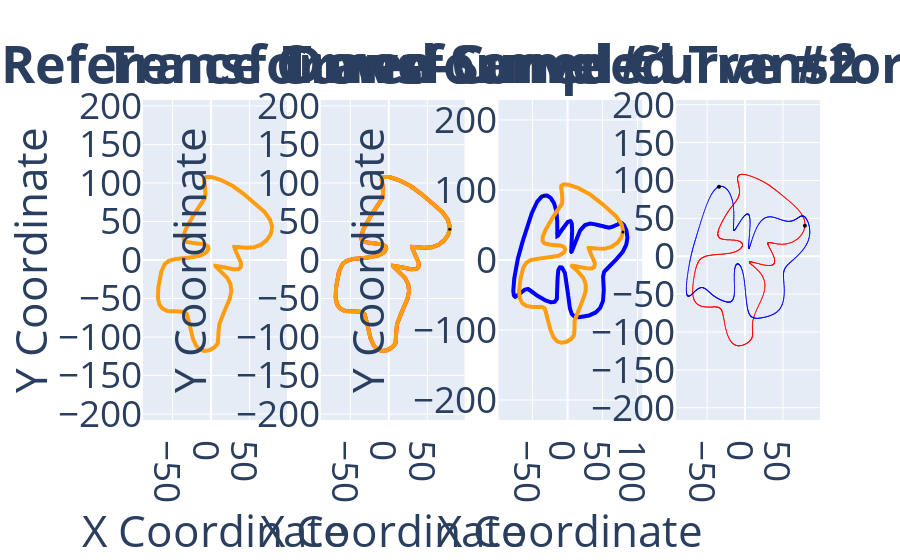
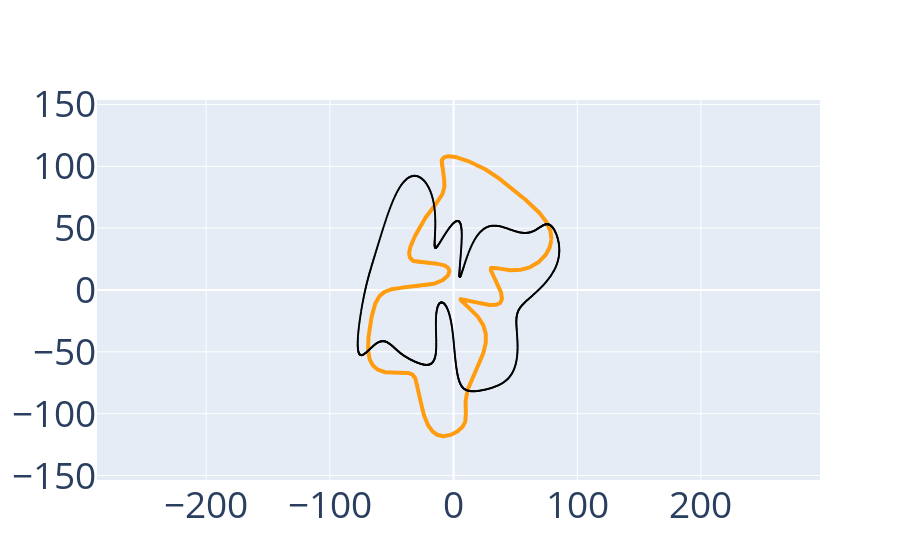
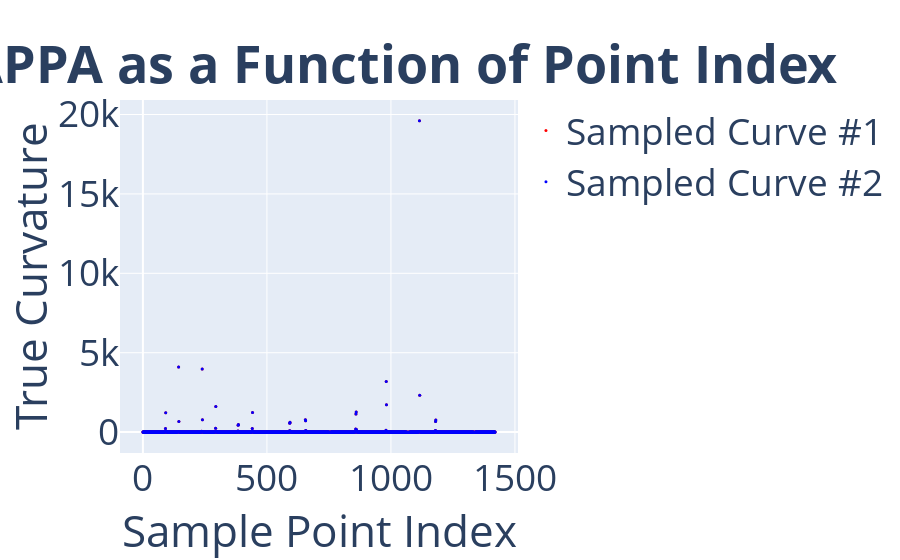
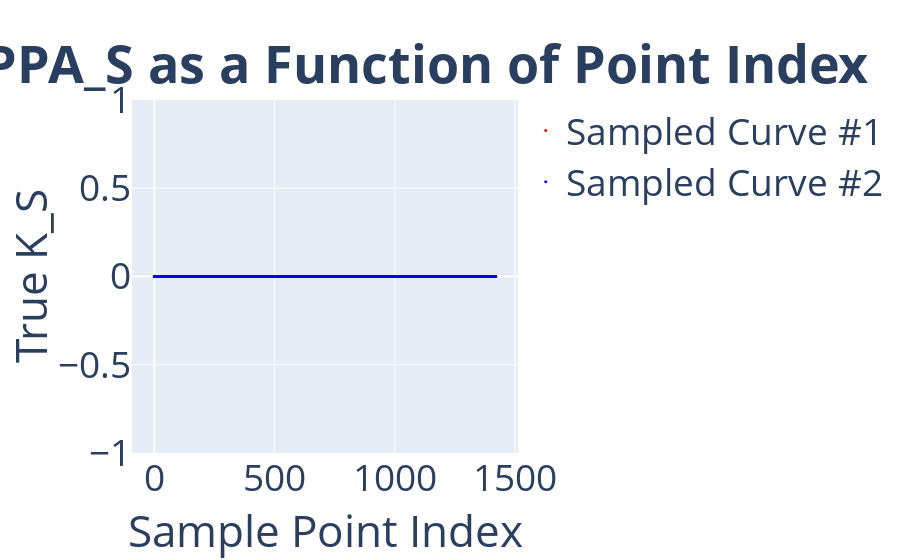

Notebook cell for these charts, in order:
### Markdown cell above
# EVALUATE SIGNATURES

### Code cell
plot_utils.plot_curve_comparisons(
    curve_records=curve_records, 
    curve_colors=curve_colors,
    sampling_ratio=sampling_ratio,
    transformation_group_type=group,
    plot_to_screen=True,
    normalize_signature=False)

### Figure 1 — Plotly figure (JSON) as saved in the notebook; plotly's stock layout.template omitted (floating-point values rounded to 4 significant figures; data arrays with more than 128 entries replaced by an {"elided": "..."} marker saying what was removed)
{"data": [{"line": {"color": "#FF9D11", "width": 4}, "marker": {"size": 2}, "mode": "lines+markers", "name": "Reference Curve", "type": "scatter", "x": {"elided": "1421 float values"}, "xaxis": "x", "y": {"elided": "1421 float values"}, "yaxis": "y"}, {"line": {"color": "#FF0000", "width": 4}, "marker": {"size": 2}, "mode": "lines+markers", "name": "Transformed Curve #1", "type": "scatter", "x": {"elided": "1421 float values"}, "xaxis": "x2", "y": {"elided": "1421 float values"}, "yaxis": "y2"}, {"hoverinfo": "skip", "marker": {"cmax": 1421, "cmin": 0, "color": "black", "colorscale": [[0, "#ff0000"], [0.1111, "#ffa700"], [0.2222, "#afff00"], [0.3333, "#08ff00"], [0.4444, "#00ff9f"], [0.5556, "#00b7ff"], [0.6667, "#0010ff"], [0.7778, "#9700ff"], [0.8889, "#ff00bf"], [1, "#ff0000"]], "size": 3}, "mode": "markers", "name": "", "type": "scatter", "x": [79.01], "xaxis": "x2", "y": [40.09], "yaxis": "y2"}, {"line": {"color": "#FF9D11", "width": 4}, "marker": {"size": 2}, "mode": "lines+markers", "name": "", "type": "scatter", "x": {"elided": "1421 float values"}, "xaxis": "x2", "y": {"elided": "1421 float values"}, "yaxis": "y2"}, {"hoverinfo": "skip", "marker": {"cmax": 1421, "cmin": 0, "color": "black", "colorscale": [[0, "#ff0000"], [0.1111, "#ffa700"], [0.2222, "#afff00"], [0.3333, "#08ff00"], [0.4444, "#00ff9f"], [0.5556, "#00b7ff"], [0.6667, "#0010ff"], [0.7778, "#9700ff"], [0.8889, "#ff00bf"], [1, "#ff0000"]], "size": 3}, "mode": "markers", "name": "", "type": "scatter", "x": [79.01], "xaxis": "x2", "y": [40.09], "yaxis": "y2"}, {"hoverinfo": "skip", "marker": {"cmax": 1421, "cmin": 0, "color": "#FF0000", "colorscale": [[0, "#ff0000"], [0.1111, "#ffa700"], [0.2222, "#afff00"], [0.3333, "#08ff00"], [0.4444, "#00ff9f"], [0.5556, "#00b7ff"], [0.6667, "#0010ff"], [0.7778, "#9700ff"], [0.8889, "#ff00bf"], [1, "#ff0000"]], "size": 1}, "mode": "markers", "name": "", "type": "scatter", "x": {"elided": "1421 float values"}, "xaxis": "x4", "y": {"elided": "1421 float values"}, "yaxis": "y4"}, {"hoverinfo": "skip", "marker": {"cmax": 1421, "cmin": 0, "color": "black", "colorscale": [[0, "#ff0000"], [0.1111, "#ffa700"], [0.2222, "#afff00"], [0.3333, "#08ff00"], [0.4444, "#00ff9f"], [0.5556, "#00b7ff"], [0.6667, "#0010ff"], [0.7778, "#9700ff"], [0.8889, "#ff00bf"], [1, "#ff0000"]], "size": 4}, "mode": "markers", "name": "", "type": "scatter", "x": [79.01], "xaxis": "x4", "y": [40.09], "yaxis": "y4"}, {"line": {"color": "#0000FF", "width": 4}, "marker": {"size": 2}, "mode": "lines+markers", "name": "Transformed Curve #2", "type": "scatter", "x": {"elided": "1421 float values"}, "xaxis": "x3", "y": {"elided": "1421 float values"}, "yaxis": "y3"}, {"hoverinfo": "skip", "marker": {"cmax": 1421, "cmin": 0, "color": "black", "colorscale": [[0, "#ff0000"], [0.1111, "#ffa700"], [0.2222, "#afff00"], [0.3333, "#08ff00"], [0.4444, "#00ff9f"], [0.5556, "#00b7ff"], [0.6667, "#0010ff"], [0.7778, "#9700ff"], [0.8889, "#ff00bf"], [1, "#ff0000"]], "size": 3}, "mode": "markers", "name": "", "type": "scatter", "x": [-34.39], "xaxis": "x3", "y": [91.8], "yaxis": "y3"}, {"line": {"color": "#FF9D11", "width": 4}, "marker": {"size": 2}, "mode": "lines+markers", "name": "", "type": "scatter", "x": {"elided": "1421 float values"}, "xaxis": "x3", "y": {"elided": "1421 float values"}, "yaxis": "y3"}, {"hoverinfo": "skip", "marker": {"cmax": 1421, "cmin": 0, "color": "black", "colorscale": [[0, "#ff0000"], [0.1111, "#ffa700"], [0.2222, "#afff00"], [0.3333, "#08ff00"], [0.4444, "#00ff9f"], [0.5556, "#00b7ff"], [0.6667, "#0010ff"], [0.7778, "#9700ff"], [0.8889, "#ff00bf"], [1, "#ff0000"]], "size": 3}, "mode": "markers", "name": "", "type": "scatter", "x": [79.01], "xaxis": "x3", "y": [40.09], "yaxis": "y3"}, {"hoverinfo": "skip", "marker": {"cmax": 1421, "cmin": 0, "color": "#0000FF", "colorscale": [[0, "#ff0000"], [0.1111, "#ffa700"], [0.2222, "#afff00"], [0.3333, "#08ff00"], [0.4444, "#00ff9f"], [0.5556, "#00b7ff"], [0.6667, "#0010ff"], [0.7778, "#9700ff"], [0.8889, "#ff00bf"], [1, "#ff0000"]], "size": 1}, "mode": "markers", "name": "", "type": "scatter", "x": {"elided": "1421 float values"}, "xaxis": "x4", "y": {"elided": "1421 float values"}, "yaxis": "y4"}, {"hoverinfo": "skip", "marker": {"cmax": 1421, "cmin": 0, "color": "black", "colorscale": [[0, "#ff0000"], [0.1111, "#ffa700"], [0.2222, "#afff00"], [0.3333, "#08ff00"], [0.4444, "#00ff9f"], [0.5556, "#00b7ff"], [0.6667, "#0010ff"], [0.7778, "#9700ff"], [0.8889, "#ff00bf"], [1, "#ff0000"]], "size": 4}, "mode": "markers", "name": "", "type": "scatter", "x": [-34.39], "xaxis": "x4", "y": [91.8], "yaxis": "y4"}], "layout": {"annotations": [{"font": {"size": 52}, "showarrow": false, "text": "<b>Reference Curve</b>", "x": 0.1062, "xanchor": "center", "xref": "paper", "y": 1, "yanchor": "bottom", "yref": "paper"}, {"font": {"size": 52}, "showarrow": false, "text": "<b>Transformed Curve #1</b>", "x": 0.3688, "xanchor": "center", "xref": "paper", "y": 1, "yanchor": "bottom", "yref": "paper"}, {"font": {"size": 52}, "showarrow": false, "text": "<b>Transformed Curve #2</b>", "x": 0.6313, "xanchor": "center", "xref": "paper", "y": 1, "yanchor": "bottom", "yref": "paper"}, {"font": {"size": 52}, "showarrow": false, "text": "<b>Down-Sampled Transformed Curves</b>", "x": 0.8938, "xanchor": "center", "xref": "paper", "y": 1, "yanchor": "bottom", "yref": "paper"}], "font": {"size": 37}, "showlegend": false, "xaxis": {"anchor": "y", "domain": [0, 0.2125], "title": {"text": "X Coordinate"}}, "xaxis2": {"anchor": "y2", "domain": [0.2625, 0.475], "title": {"text": "X Coordinate"}}, "xaxis3": {"anchor": "y3", "domain": [0.525, 0.7375], "title": {"text": "X Coordinate"}}, "xaxis4": {"anchor": "y4", "domain": [0.7875, 1]}, "yaxis": {"anchor": "x", "domain": [0, 1], "range": [-153.6, 153.6], "scaleanchor": "x", "scaleratio": 1, "title": {"text": "Y Coordinate"}}, "yaxis2": {"anchor": "x2", "domain": [0, 1], "range": [-153.6, 153.6], "scaleanchor": "x2", "scaleratio": 1, "title": {"text": "Y Coordinate"}}, "yaxis3": {"anchor": "x3", "domain": [0, 1], "range": [-153.6, 153.6], "scaleanchor": "x3", "scaleratio": 1, "title": {"text": "Y Coordinate"}}, "yaxis4": {"anchor": "x4", "domain": [0, 1], "scaleanchor": "x4", "scaleratio": 1}}}

### Figure 2 — Plotly figure (JSON) as saved in the notebook; plotly's stock layout.template omitted (floating-point values rounded to 4 significant figures; data arrays with more than 128 entries replaced by an {"elided": "..."} marker saying what was removed)
{"data": [{"line": {"color": "#FF9D11", "width": 4}, "marker": {"size": 2}, "mode": "lines+markers", "name": "", "type": "scatter", "x": {"elided": "1421 float values"}, "xaxis": "x", "y": {"elided": "1421 float values"}, "yaxis": "y"}, {"hoverinfo": "skip", "marker": {"cmax": 1421, "cmin": 0, "color": "black", "colorscale": [[0, "#ff0000"], [0.1111, "#ffa700"], [0.2222, "#afff00"], [0.3333, "#08ff00"], [0.4444, "#00ff9f"], [0.5556, "#00b7ff"], [0.6667, "#0010ff"], [0.7778, "#9700ff"], [0.8889, "#ff00bf"], [1, "#ff0000"]], "size": 2}, "mode": "markers", "name": "", "type": "scatter", "x": {"elided": "1421 float values"}, "xaxis": "x", "y": {"elided": "1421 float values"}, "yaxis": "y"}], "layout": {"font": {"size": 37}, "showlegend": false, "xaxis": {"anchor": "y", "domain": [0, 1]}, "yaxis": {"anchor": "x", "domain": [0, 1], "range": [-153.6, 153.6], "scaleanchor": "x", "scaleratio": 1}}}

### Figure 3 — Plotly figure (JSON) as saved in the notebook; plotly's stock layout.template omitted (floating-point values rounded to 4 significant figures; data arrays with more than 128 entries replaced by an {"elided": "..."} marker saying what was removed)
{"data": [{"line": {"color": "#FF0000", "width": 4}, "marker": {"color": "#FF0000", "size": 3}, "mode": "markers", "name": "Sampled Curve #1", "type": "scatter", "x": {"elided": "1421 int values"}, "xaxis": "x", "y": {"elided": "1421 float values"}, "yaxis": "y"}, {"line": {"color": "#0000FF", "width": 4}, "marker": {"color": "#0000FF", "size": 3}, "mode": "markers", "name": "Sampled Curve #2", "type": "scatter", "x": {"elided": "1421 int values"}, "xaxis": "x", "y": {"elided": "1421 float values"}, "yaxis": "y"}], "layout": {"annotations": [{"font": {"size": 52}, "showarrow": false, "text": "<b>True KAPPA as a Function of Point Index</b>", "x": 0.5, "xanchor": "center", "xref": "paper", "y": 1, "yanchor": "bottom", "yref": "paper"}], "font": {"size": 37}, "xaxis": {"anchor": "y", "domain": [0, 1], "title": {"text": "Sample Point Index"}}, "yaxis": {"anchor": "x", "domain": [0, 1], "title": {"text": "True Curvature"}}}}

### Figure 4 — Plotly figure (JSON) as saved in the notebook; plotly's stock layout.template omitted (floating-point values rounded to 4 significant figures; data arrays with more than 128 entries replaced by an {"elided": "..."} marker saying what was removed)
{"data": [{"line": {"color": "#FF0000", "width": 4}, "marker": {"color": "#FF0000", "size": 3}, "mode": "markers", "name": "Sampled Curve #1", "type": "scatter", "x": {"elided": "1421 int values"}, "xaxis": "x", "y": {"elided": "1421 int values"}, "yaxis": "y"}, {"line": {"color": "#0000FF", "width": 4}, "marker": {"color": "#0000FF", "size": 3}, "mode": "markers", "name": "Sampled Curve #2", "type": "scatter", "x": {"elided": "1421 int values"}, "xaxis": "x", "y": {"elided": "1421 int values"}, "yaxis": "y"}], "layout": {"annotations": [{"font": {"size": 52}, "showarrow": false, "text": "<b>True KAPPA_S as a Function of Point Index</b>", "x": 0.5, "xanchor": "center", "xref": "paper", "y": 1, "yanchor": "bottom", "yref": "paper"}], "font": {"size": 37}, "xaxis": {"anchor": "y", "domain": [0, 1], "title": {"text": "Sample Point Index"}}, "yaxis": {"anchor": "x", "domain": [0, 1], "title": {"text": "True K_S"}}}}
